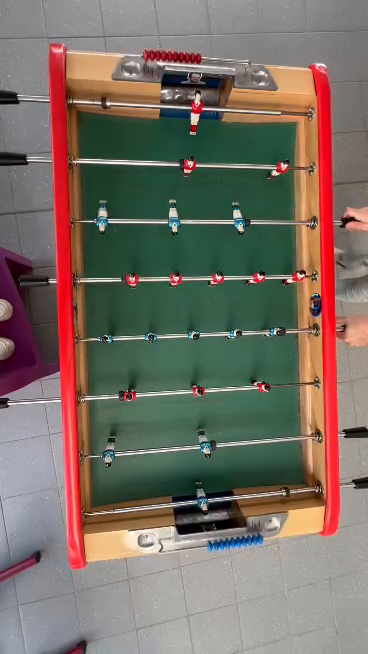
#> input picture frame 76 of Data/babyfoot3.mp4, 368 x 654 px, given in place of babyfoot.mp4, which was not available
$ python test5_paul.py
#> lines starting #> are read from the running program, lines starting #| are printed output that depends on the picture; after the words box and inside, x2 and y2 are one past the last pixel; in counts of white or black regions, pixels touching at a corner belong together; pictures that were not available may be replaced by others from this repository, and a replacement may not be noted
import cv2 as cv
import numpy as np
import matplotlib.pyplot as plt
import math
from collections import deque
cv.setUseOptimized(True)

# [90 lines left out: functions creer_kalman, passe_avant, passe_arriere, lisser, combler_trous, not called in this run]


class DetectionBabyfoot:
    def __init__(self, scale_down=1.0):
        self.scale_down = scale_down
        def get_ksize(base_size):
            taille = int(base_size * scale_down)
            return max(3, taille + 1 if taille % 2 == 0 else taille)

        k_petit = get_ksize(3)
        k_moyen = get_ksize(11)
        k_gros = get_ksize(21)

        self.kernel_moyen = cv.getStructuringElement(cv.MORPH_ELLIPSE, (k_moyen, k_moyen))
        self.kernel_gros = cv.getStructuringElement(cv.MORPH_ELLIPSE, (k_gros, k_gros))
        self.kernel_petit = cv.getStructuringElement(cv.MORPH_ELLIPSE, (k_petit, k_petit))

        self.kernel_moyen_cross = cv.getStructuringElement(cv.MORPH_CROSS, (k_moyen, k_moyen))
        self.kernel_gros_cross = cv.getStructuringElement(cv.MORPH_CROSS, (k_gros, k_gros))
        self.kernel_petit_cross = cv.getStructuringElement(cv.MORPH_CROSS, (k_petit, k_petit))

        self.largeur_proj = 1220
        self.hauteur_proj = 720
        self.derniere_matrice = None
        self.coins_lisses = None
        self.historique_trajectoire = deque(maxlen=40)
        self.historique_global_vitesses = []
        self.historique_global_frames = []

    def masked_g_b(self, param_img):
        hsv = cv.cvtColor(param_img, cv.COLOR_BGR2HSV)
        mask_green_1 = cv.inRange(hsv, (41, 52, 43), (90, 140, 220))
        lower = np.array((41, 52, 43))
        upper = np.array((90, 140, 220))
        mask = cv.inRange(hsv, lower, upper)

        largeur_bordure = 60
        border = cv.copyMakeBorder(mask_green_1, largeur_bordure, largeur_bordure, largeur_bordure, largeur_bordure, borderType=cv.BORDER_REPLICATE)

        opened = cv.morphologyEx(border, cv.MORPH_OPEN, self.kernel_petit, iterations=3)
        opened = cv.morphologyEx(opened, cv.MORPH_CLOSE, self.kernel_moyen, iterations=3)
        opened = cv.morphologyEx(opened, cv.MORPH_OPEN, self.kernel_petit, iterations=13)
        opened = cv.morphologyEx(opened, cv.MORPH_CLOSE, self.kernel_gros, iterations=8)

        opened = opened[largeur_bordure:opened.shape[0] - largeur_bordure,
                        largeur_bordure:opened.shape[1] - largeur_bordure]
        return opened

    def apply_rectangular_contour_masque(self, img):
        test_forme = self.masked_g_b(img)
        contours, _ = cv.findContours(test_forme, cv.RETR_EXTERNAL, cv.CHAIN_APPROX_SIMPLE)

        if not contours:
            return np.zeros(test_forme.shape[:2], dtype=np.uint8), None

        cnt = max(contours, key=cv.contourArea)
        approx = cv.approxPolyDP(cv.convexHull(cnt), 0.01 * cv.arcLength(cnt, True), True)

        true_terrain = np.zeros(test_forme.shape[:2], dtype=np.uint8)
        cv.fillPoly(true_terrain, [approx.astype(np.int32).reshape(-1, 1, 2)], 255)
        return true_terrain, approx

    def detecter_balle(self, frame, polygone_terrain):
        hsv = cv.cvtColor(frame, cv.COLOR_BGR2HSV)
        min_balle = np.array([5, 80, 100])
        max_balle = np.array([35, 255, 255])
        mask_balle = cv.inRange(hsv, min_balle, max_balle)

        mask_balle_dilate = cv.bitwise_and(polygone_terrain, mask_balle)
        opened = cv.morphologyEx(mask_balle_dilate, cv.MORPH_OPEN, self.kernel_petit_cross, iterations=1)
        opened = cv.morphologyEx(opened, cv.MORPH_CLOSE, self.kernel_moyen_cross, iterations=5)

        circles = cv.HoughCircles(opened, cv.HOUGH_GRADIENT, 2, 1000, param1=20, param2=10, minRadius=3, maxRadius=10)

        centre_balle = None
        if circles is not None:
            for c in circles[0,:]:
                center_x, center_y, radius = int(c[0]), int(c[1]), int(c[2])
                centre_balle = (center_x, center_y)

        return frame, centre_balle

    # [100 lines left out: functions detecter_polygone_projection, ordonner_points, projeter_vue_dessus, maj_graphique_babyfoot_numerique, maj_statistiques_vitesse, afficher_graphique_vitesse, not called in this run]

if __name__ == "__main__":
    nom_video = "babyfoot.mp4"
    ECHELLE_VIDEO = 0.50
    Detecteur = DetectionBabyfoot(scale_down=ECHELLE_VIDEO)
    fps = 30.0

    # Passe 1
    print("Début Passe 1 : Extraction des trajectoires brutes...")
    vid = cv.VideoCapture(f"Data/{nom_video}")
    if not vid.isOpened():
        raise SystemExit("Erreur: Vidéo non trouvée.")

    lst_coord_balle = []
    while True:
        check, frame = vid.read()
#> frame is the input picture: shape (654, 368, 3); mean B, G, R 101.1, 110.4, 121.5
        if not check: break
        frame = cv.resize(frame, None, fx=ECHELLE_VIDEO, fy=ECHELLE_VIDEO, interpolation=cv.INTER_LINEAR)
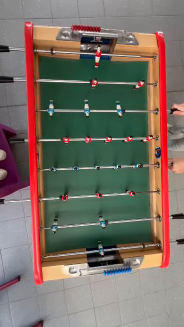
#> frame: shape (327, 184, 3); mean B, G, R 101.2, 110.6, 121.6
        masque_terrain, _ = Detecteur.apply_rectangular_contour_masque(frame)
#> in masked_g_b, `hsv = cv.cvtColor(param_img, cv.COLOR_BGR2HSV)`: hsv: shape (327, 184, 3); mean H, S, V 64.9, 77.5, 133.2
#> in masked_g_b, `mask_green_1 = cv.inRange(hsv, (41, 52, 43), (90, 140, 220))`:
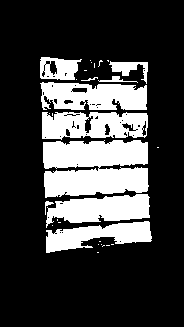
#> mask_green_1: shape (327, 184); 25.3% white; 30 white regions (20 under 20 px), largest, box (x1, y1, x2, y2) and area: (43, 140, 149, 198) 5138, (40, 82, 147, 110) 2396, (42, 112, 148, 140) 2290
#> in masked_g_b, `border = cv.copyMakeBorder(mask_green_1, largeur_bordure, largeur_bord..`:
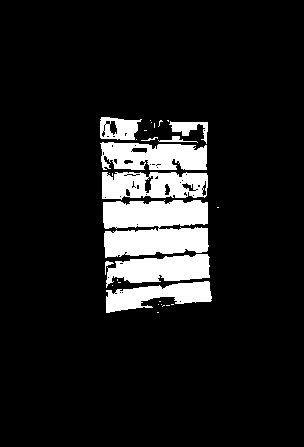
#> border: shape (447, 304); 11.2% white; 30 white regions (20 under 20 px), largest, box (x1, y1, x2, y2) and area: (103, 200, 209, 258) 5138, (100, 142, 207, 170) 2396, (102, 172, 208, 200) 2290
#> in masked_g_b, `opened = cv.morphologyEx(border, cv.MORPH_OPEN, self.kernel_petit, ite..`: opened: shape (447, 304); 9.9% white; 11 white regions, largest, box (x1, y1, x2, y2) and area: (103, 200, 208, 229) 2541, (104, 227, 209, 257) 2501, (107, 254, 210, 283) 2147
#> in masked_g_b, `opened = cv.morphologyEx(opened, cv.MORPH_CLOSE, self.kernel_moyen, it..`: opened: shape (447, 304); 12% white; 1 white region, box (x1, y1, x2, y2) and area: (101, 119, 212, 313) 16374
#> in masked_g_b, `opened = cv.morphologyEx(opened, cv.MORPH_OPEN, self.kernel_petit, ite..`: opened: shape (447, 304); 11% white; 1 white region, box (x1, y1, x2, y2) and area: (101, 119, 210, 309) 14965
#> in masked_g_b, `opened = cv.morphologyEx(opened, cv.MORPH_CLOSE, self.kernel_gros, ite..`: opened: shape (447, 304); 12% white; 1 white region, box (x1, y1, x2, y2) and area: (101, 119, 210, 309) 16371
#> in masked_g_b, `opened = opened[largeur_bordure:opened.shape[0] - largeur_bordure, lar..`:
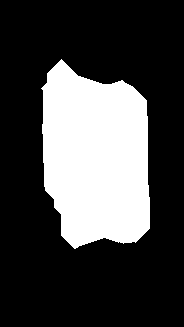
#> opened: shape (327, 184); 27.2% white; 1 white region
#> in apply_rectangular_contour_masque, `contours, _ = cv.findContours(test_forme, cv.RETR_EXTERNAL, cv.CHAIN_A..`: contours = 1 contour; box (x1, y1, x2, y2) and area: (41, 59, 150, 249) 16132
#> in apply_rectangular_contour_masque, `cnt = max(contours, key=cv.contourArea)`: cnt = contour of 100 points, box (x1, y1, x2, y2) (41, 59, 150, 249), area 16132
#> in apply_rectangular_contour_masque, `approx = cv.approxPolyDP(cv.convexHull(cnt), 0.01 * cv.arcLength(cnt, ..`: approx = contour of 9 points, box (x1, y1, x2, y2) (41, 59, 150, 249), area 17002
#> in apply_rectangular_contour_masque, `cv.fillPoly(true_terrain, [approx.astype(np.int32).reshape(-1, 1, 2)],..`:
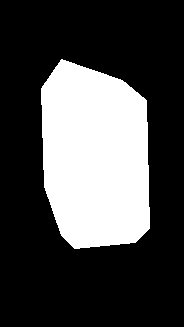
#> true_terrain: shape (327, 184); 28.7% white; 1 white region, box (x1, y1, x2, y2) and area: (41, 59, 150, 249) 17244
        _, coord = Detecteur.detecter_balle(frame, masque_terrain)
#> in detecter_balle, `mask_balle = cv.inRange(hsv, min_balle, max_balle)`:
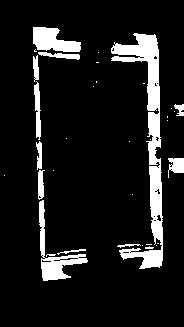
#> mask_balle: shape (327, 184); 10.7% white; 34 white regions (22 under 20 px), largest, box (x1, y1, x2, y2) and area: (111, 33, 163, 269) 3409, (39, 200, 88, 281) 966, (33, 27, 81, 52) 784
#> in detecter_balle, `mask_balle_dilate = cv.bitwise_and(polygone_terrain, mask_balle)`:
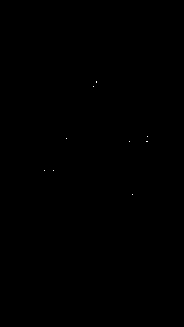
#> mask_balle_dilate: shape (327, 184); 0.02% white in thin lines or dots, all inside (x1, y1, x2, y2) = (44, 81, 148, 195)
#> in detecter_balle, `opened = cv.morphologyEx(mask_balle_dilate, cv.MORPH_OPEN, self.kernel..`: opened: shape (327, 184); every value is 0
#> in detecter_balle, `circles = cv.HoughCircles(opened, cv.HOUGH_GRADIENT, 2, 1000, param1=2..`: circles = None
        lst_coord_balle.append(coord)
    vid.release()

    # Lissage Kalman global
    lst_combled = combler_trous(lst_coord_balle)

    # Passe2
    print("Début Passe 2 : Lissage et Projection...")
    vid = cv.VideoCapture(f"Data/{nom_video}")
    total = int(vid.get(cv.CAP_PROP_FRAME_COUNT))
    nom_base = nom_video.split('.')[0]
    out_mod = out_proj = out_num = None

    cpt_frame = 0
    try:
        while True:
            check, frame = vid.read()
            if not check: break
            frame = cv.resize(frame, None, fx=ECHELLE_VIDEO, fy=ECHELLE_VIDEO, interpolation=cv.INTER_LINEAR)

            modified = frame.copy()

            # Extraction robuste
            masque_terrain_bitwise, approx_precis = Detecteur.apply_rectangular_contour_masque(frame)
            approx_4_coins = Detecteur.detecter_polygone_projection(frame)

            coord_lisse = None
            if cpt_frame < len(lst_combled) and lst_combled[cpt_frame] is not None:
                x, y, r = lst_combled[cpt_frame]
                coord_lisse = (x, y)
                cv.circle(modified, (int(x), int(y)), int(r), (0, 0, 255), 2)

            frame_projetee = Detecteur.projeter_vue_dessus(modified, approx_4_coins)
            if frame_projetee is None:
                frame_projetee = np.zeros((720, 1220, 3), dtype=np.uint8)

            frame_numerique, centre_projete = Detecteur.maj_graphique_babyfoot_numerique(coord_lisse)
            vitesse = Detecteur.maj_statistiques_vitesse(centre_projete, cpt_frame)

            if approx_precis is not None:
                cv.drawContours(modified, [approx_precis], -1, (255, 0, 0), 3)

            # Affichage temps réél
            cv.imshow("Video Modifiee", modified)

            if frame_projetee is not None:
                frame_projetee_reduite = cv.resize(frame_projetee, (0, 0), fx=0.6, fy=0.6)
                cv.imshow("Projection Vue de Dessus", frame_projetee_reduite)

            if frame_numerique is not None:
                frame_numerique_reduite = cv.resize(frame_numerique, (0, 0), fx=0.6, fy=0.6)
                cv.imshow("Graphique Numerique", frame_numerique_reduite)

            key = cv.waitKey(1) & 0xFF
            if key == ord('q'): break
            elif key == ord('p'): cv.waitKey(0)

            # Exportation MP4
            if modified.ndim == 2: modified = cv.cvtColor(modified, cv.COLOR_GRAY2BGR)
            modified = modified.astype(np.uint8)

            if out_mod is None:
                fourcc = cv.VideoWriter_fourcc(*"mp4v")
                out_mod = cv.VideoWriter(f"sortie_modifie_{nom_base}.mp4", fourcc, fps, (modified.shape[1], modified.shape[0]))
                out_proj = cv.VideoWriter(f"sortie_projetee_{nom_base}.mp4", fourcc, fps, (1220, 720))
                out_num = cv.VideoWriter(f"sortie_numerique_{nom_base}.mp4", fourcc, fps, (1220, 720))

            out_mod.write(modified)
            out_proj.write(frame_projetee)
            out_num.write(frame_numerique)

            cpt_frame += 1
            if cpt_frame % 50 == 0:
                print(f"{cpt_frame}/{total} frames traitées")

    finally:
        vid.release()
        if out_mod is not None: out_mod.release()
        if out_proj is not None: out_proj.release()
        if out_num is not None: out_num.release()
        cv.destroyAllWindows()

    Detecteur.afficher_graphique_vitesse()
    print("Traitement terminé avec succès !")

$ run again, starting later in the video
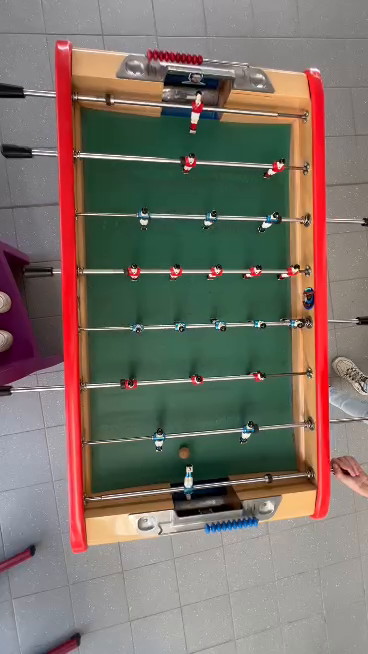
#> input picture frame 344 of Data/babyfoot3.mp4, 368 x 654 px, given in place of babyfoot.mp4, which was not available
#> frame is the input picture: shape (654, 368, 3); mean B, G, R 104.2, 112.6, 122.6
#> frame: shape (327, 184, 3)
#> hsv: shape (327, 184, 3); mean H, S, V 68.8, 73.1, 133.9
#> in masked_g_b, `mask_green_1 = cv.inRange(hsv, (41, 52, 43), (90, 140, 220))`:
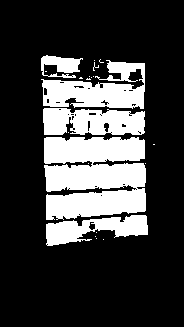
#> mask_green_1: shape (327, 184); 24.4% white; 22 white regions (17 under 20 px), largest, box (x1, y1, x2, y2) and area: (44, 137, 146, 220) 7172, (41, 60, 145, 109) 2868, (43, 108, 145, 135) 2275, (46, 215, 148, 246) 1757, (41, 55, 83, 78) 560
#> border: shape (447, 304); 10.8% white; 22 white regions (17 under 20 px), largest, box (x1, y1, x2, y2) and area: (104, 197, 206, 280) 7172, (101, 120, 205, 169) 2868, (103, 168, 205, 195) 2275, (106, 275, 208, 306) 1757, (101, 115, 143, 138) 560
#> contours = 1 contour; box (x1, y1, x2, y2) and area: (43, 73, 147, 244) 15220
#> cnt = contour of 103 points, box (x1, y1, x2, y2) (43, 73, 147, 244), area 15220
#> approx = contour of 9 points, box (x1, y1, x2, y2) (43, 73, 147, 244), area 15824
#> true_terrain: shape (327, 184); 26.7% white; 1 white region, box (x1, y1, x2, y2) and area: (43, 73, 147, 244) 16057
#> in detecter_balle, `mask_balle = cv.inRange(hsv, min_balle, max_balle)`:
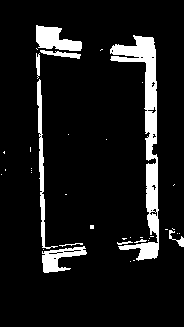
#> mask_balle: shape (327, 184); 9.2% white; 38 white regions (28 under 20 px), largest, box (x1, y1, x2, y2) and area: (110, 35, 159, 261) 3073, (36, 25, 82, 51) 728, (37, 79, 58, 249) 686
#> mask_balle_dilate: shape (327, 184); 0.04% white in thin lines or dots, all inside (x1, y1, x2, y2) = (65, 134, 147, 229)
#> circles = None

$ run again, starting later in the video
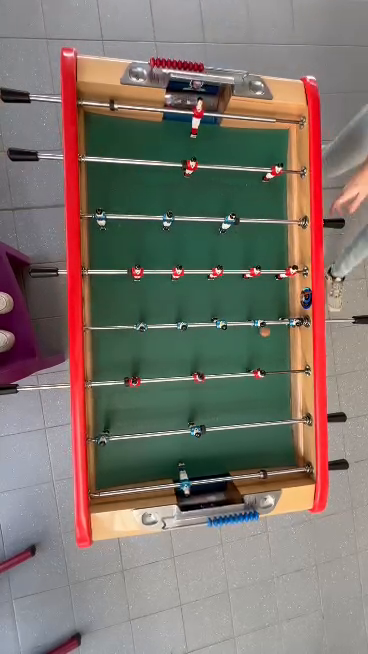
#> input picture frame 612 of Data/babyfoot3.mp4, 368 x 654 px, given in place of babyfoot.mp4, which was not available
#> frame is the input picture: shape (654, 368, 3); mean B, G, R 107.8, 115.5, 125.3
#> frame: shape (327, 184, 3)
#> hsv: shape (327, 184, 3); mean H, S, V 71.1, 69.5, 136.1
#> in masked_g_b, `mask_green_1 = cv.inRange(hsv, (41, 52, 43), (90, 140, 220))`:
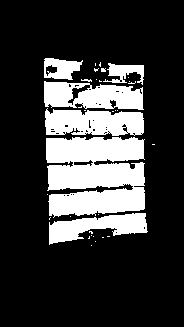
#> mask_green_1: shape (327, 184); 22.9% white; 34 white regions (27 under 20 px), largest, box (x1, y1, x2, y2) and area: (46, 137, 145, 218) 6655, (45, 108, 144, 136) 2197, (44, 81, 144, 110) 2093
#> border: shape (447, 304); 10.1% white; 34 white regions (27 under 20 px), largest, box (x1, y1, x2, y2) and area: (106, 197, 205, 278) 6655, (105, 168, 204, 196) 2197, (104, 141, 204, 170) 2093
#> contours = 1 contour; box (x1, y1, x2, y2) and area: (44, 75, 146, 242) 14234
#> cnt = contour of 104 points, box (x1, y1, x2, y2) (44, 75, 146, 242), area 14234
#> approx = [[115, 78], [142, 101], [145, 219], [130, 233], [62, 241], [49, 228], [44, 88], [57, 75]]
#> true_terrain: shape (327, 184); 25.2% white; 1 white region, box (x1, y1, x2, y2) and area: (44, 75, 146, 242) 15181
#> in detecter_balle, `mask_balle = cv.inRange(hsv, min_balle, max_balle)`:
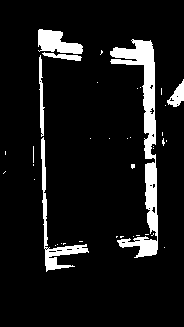
#> mask_balle: shape (327, 184); 9% white; 39 white regions (33 under 20 px), largest, box (x1, y1, x2, y2) and area: (110, 39, 158, 258) 3008, (41, 137, 89, 272) 923, (38, 29, 83, 54) 702, (39, 55, 45, 137) 257, (167, 79, 184, 107) 236, (42, 52, 82, 61) 168
#> mask_balle_dilate: shape (327, 184); 0.04% white; 7 white regions (7 under 20 px)
#> circles = None
